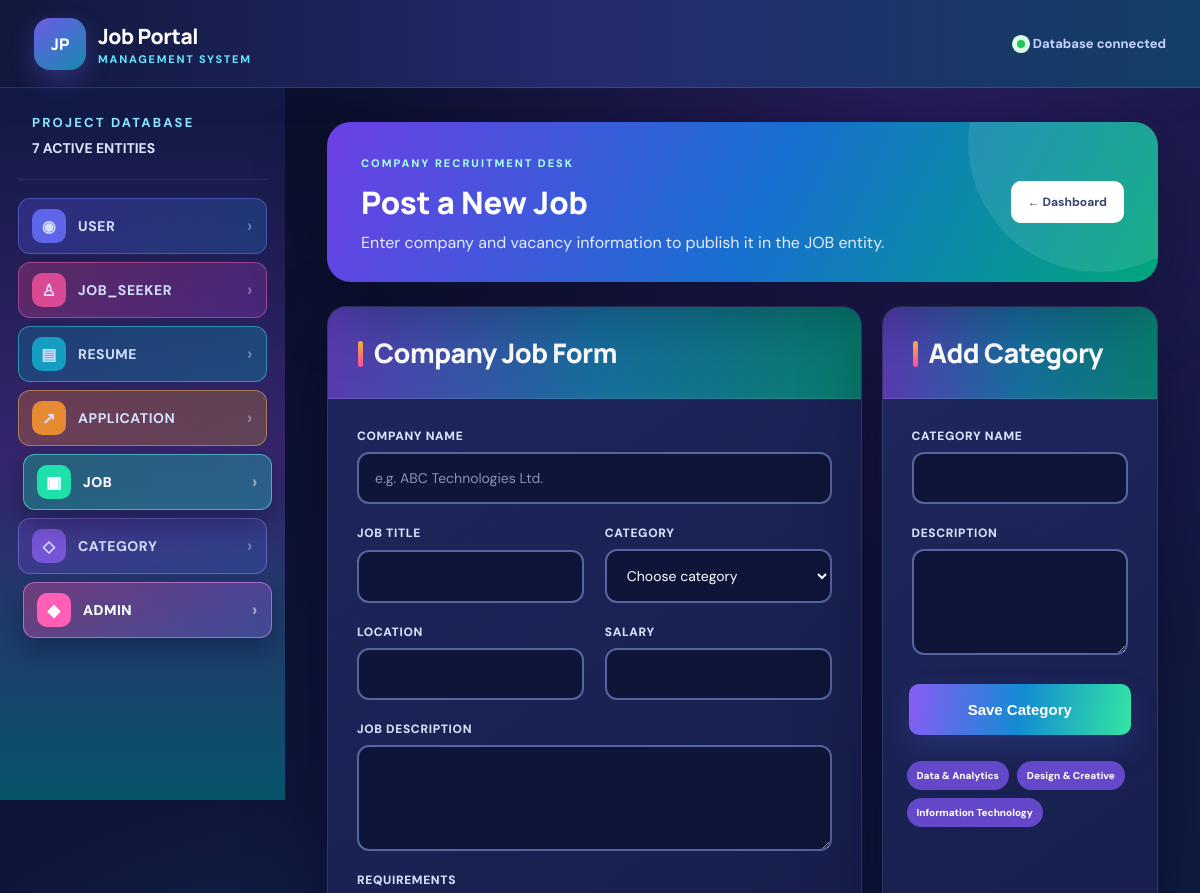
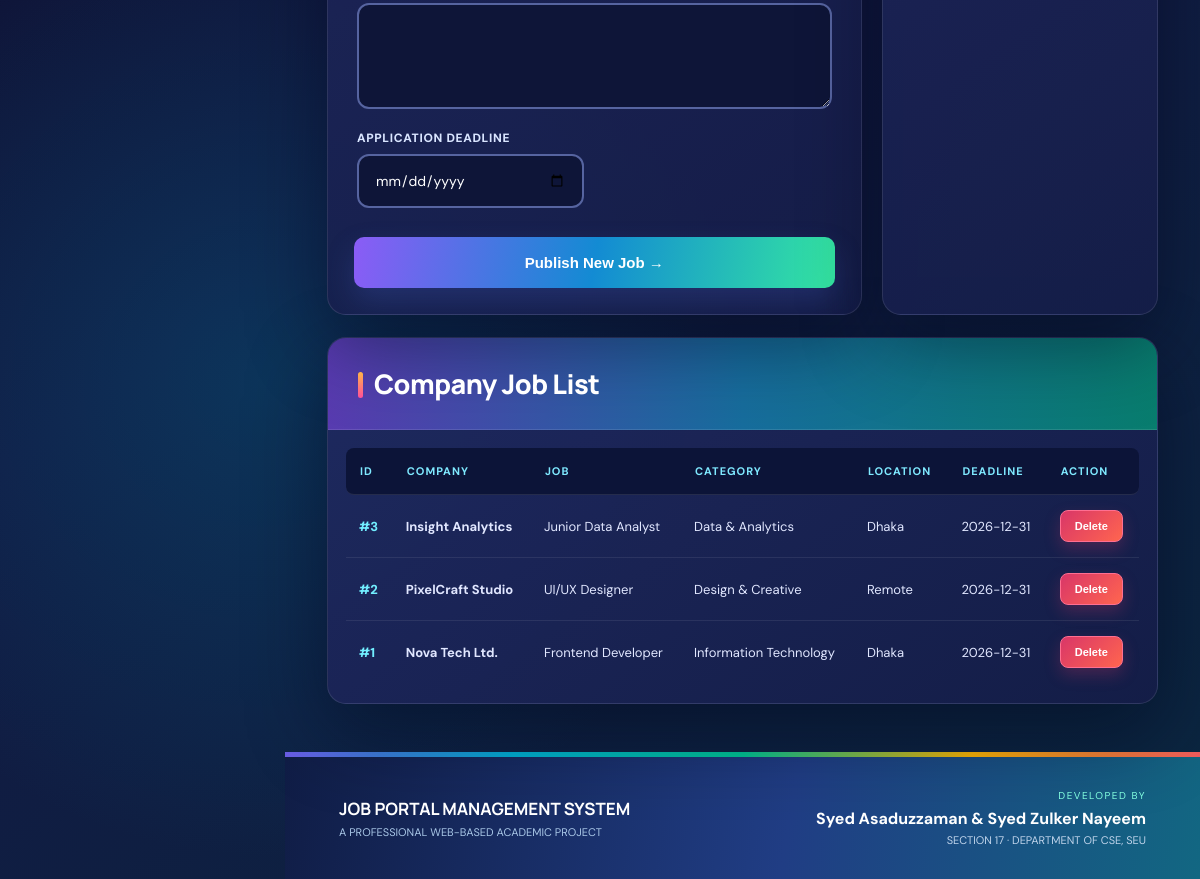
The app's page /admin/jobs.php with its own data (2 pictures, top to bottom).
### tables this page shows
CREATE TABLE `categories` (
  `category_id` int(11) NOT NULL,
  `category_name` varchar(100) NOT NULL,
  `category_description` text DEFAULT NULL
);

CREATE TABLE `jobs` (
  `job_id` int(11) NOT NULL,
  `category_id` int(11) NOT NULL,
  `company_name` varchar(150) NOT NULL DEFAULT 'Career Hub Company',
  `title` varchar(150) NOT NULL,
  `description` text NOT NULL,
  `location` varchar(120) NOT NULL,
  `requirements` text NOT NULL,
  `salary` varchar(80) NOT NULL,
  `deadline` date NOT NULL,
  `created_at` timestamp NOT NULL DEFAULT current_timestamp()
);

### admin/jobs.php (the view, shortened to what this page needs)
<?php
require '../config/database.php';$adminPage=true;$pageTitle='Company Job Publishing';
$categories=$conn->query('SELECT * FROM categories ORDER BY category_name');$categoryOptions=$conn->query('SELECT * FROM categories ORDER BY category_name');$jobs=$conn->query('SELECT j.*,c.category_name FROM jobs j JOIN categories c ON c.category_id=j.category_id ORDER BY j.job_id DESC');include '../includes/header.php';
?>
<section class="admin-hero compact"><div><small>COMPANY RECRUITMENT DESK</small><h1>Post a New Job</h1><p>Enter company and vacancy information to publish it in the JOB entity.</p></div><a class="back-dashboard" href="index.php">← Dashboard</a></section><?php if(isset($_GET['saved'])):?><div class="notice standalone">New <?=htmlspecialchars($_GET['saved'])?> added successfully.</div><?php endif;?><?php if(isset($_GET['deleted'])):?><div class="notice standalone">Job deleted successfully.</div><?php endif;?><?php if(($_GET['error']??'')==='job_has_applications'):?><div class="error standalone">This job cannot be deleted because candidates have already applied for it.</div><?php endif;?><div class="admin-grid"><form class="card" method="post"><input type="hidden" name="action" value="job"><h1>Company Job Form</h1><div class="grid"><label class="full">Company Name<input name="company_name" placeholder="e.g. ABC Technologies Ltd." required></label><label>Job Title<input name="title" required></label><label>Category<select name="category_id" required><option value="">Choose category</option><?php while($c=$categoryOptions->fetch_assoc()):?><option value="<?=$c['category_id']?>"><?=htmlspecialchars($c['category_name'])?></option><?php endwhile;?></select></label><label>Location<input name="location" required></label><label>Salary<input name="salary" required></label><label class="full">Job Description<textarea name="description" rows="4" required></textarea></label><label class="full">Requirements<textarea name="requirements" rows="4" required></textarea></label><label>Application Deadline<input type="date" name="deadline" required></label></div><button class="submit">Publish New Job →</button></form><form class="card category-form" method="post"><input type="hidden" name="action" value="category"><h1>Add Category</h1><div class="grid"><label class="full">Category Name<input name="category_name" required></label><label class="full">Description<textarea name="category_description" rows="4"></textarea></label></div><button class="submit">Save Category</button><div class="category-cloud"><?php while($c=$categories->fetch_assoc()):?><span><?=htmlspecialchars($c['category_name'])?></span><?php endwhile;?></div></form></div><section class="card jobs-admin-list"><h1>Company Job List</h1><div class="table-wrap"><table><tr><th>ID</th><th>Company</th><th>Job</th><th>Category</th><th>Location</th><th>Deadline</th><th>Action</th></tr><?php while($j=$jobs->fetch_assoc()):?><tr><td>#<?=$j['job_id']?></td><td><strong><?=htmlspecialchars($j['company_name'])?></strong></td><td><?=htmlspecialchars($j['title'])?></td><td><?=htmlspecialchars($j['category_name'])?></td><td><?=htmlspecialchars($j['location'])?></td><td><?=$j['deadline']?></td><td><form class="delete-job-form" method="post" onsubmit="return confirm('Are you sure you want to delete this job?');"><input type="hidden" name="action" value="delete_job"><input type="hidden" name="job_id" value="<?=$j['job_id']?>"><button type="submit">Delete</button></form></td></tr><?php endwhile;?></table></div></section><?php include '../includes/footer.php';?>

### records on screen
categories: category_name "Data & Analytics"
categories: category_name "Design & Creative"
categories: category_name "Information Technology"
jobs: job_id "3", company_name "Insight Analytics", title "Junior Data Analyst", category.category_name "Data & Analytics", location "Dhaka", deadline "2026-12-31"
jobs: job_id "2", company_name "PixelCraft Studio", title "UI/UX Designer", category.category_name "Design & Creative", location "Remote", deadline "2026-12-31"
jobs: job_id "1", company_name "Nova Tech Ltd.", title "Frontend Developer", category.category_name "Information Technology", location "Dhaka", deadline "2026-12-31"

### other values on screen
$icon "◉"
$label "USER"
$icon "♙"
$label "JOB_SEEKER"
$icon "▤"
$label "RESUME"
$icon "↗"
$label "APPLICATION"
$icon "▣"
$label "JOB"
$icon "◇"
$label "CATEGORY"
$icon "◆"
$label "ADMIN"
